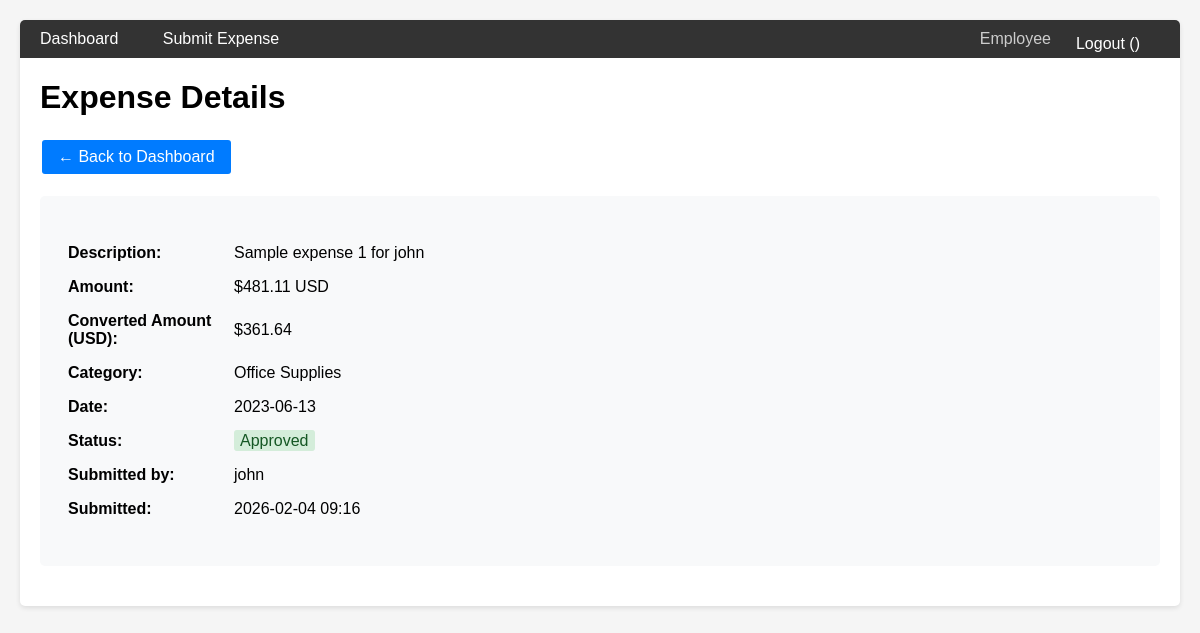
The app's page /expense/1 (signed in) with its own data.
### models.py (models this page shows, shortened)
class User(db.Model):
    id = db.Column(db.Integer, primary_key=True)
    username = db.Column(db.String(80), unique=True, nullable=False)
    email = db.Column(db.String(120), unique=True, nullable=False)
    password_hash = db.Column(db.String(255), nullable=False)
    role = db.Column(db.String(20), default='employee')
    department = db.Column(db.String(50), nullable=False, default='General')
    created_at = db.Column(db.DateTime, default=datetime.utcnow)

class Expense(db.Model):
    id = db.Column(db.Integer, primary_key=True)
    user_id = db.Column(db.Integer, db.ForeignKey('user.id'), nullable=False)
    category_id = db.Column(db.Integer, db.ForeignKey('category.id'), nullable=False)
    amount_original = db.Column(db.Float, nullable=False)
    currency_original = db.Column(db.String(3), nullable=False)
    amount_usd = db.Column(db.Float, nullable=False)
    description = db.Column(db.String(500), nullable=False)
    expense_date = db.Column(db.Date, nullable=False)
    status = db.Column(db.String(20), default='pending')
    approved_by = db.Column(db.Integer, db.ForeignKey('user.id'))
    approval_date = db.Column(db.DateTime)
    created_at = db.Column(db.DateTime, default=datetime.utcnow)

class Category(db.Model):
    id = db.Column(db.Integer, primary_key=True)
    name = db.Column(db.String(50), unique=True, nullable=False)
    description = db.Column(db.String(200))
    created_at = db.Column(db.DateTime, default=datetime.utcnow)

### app.py (the view)
@app.route('/expense/<int:expense_id>')
@login_required
def expense_detail(expense_id):
    expense = Expense.query.get_or_404(expense_id)
    category = Category.query.get(expense.category_id)
    user = User.query.get(expense.user_id)
    return render_template('expense_detail.html',
                         expense=expense,
                         category=category,
                         user=user)

### app.py (called while the page is built)
def login_required(f):
    @wraps(f)
    def wrapper(*args, **kwargs):
        if 'user_id' not in session:
            return redirect(url_for('login'))
        return f(*args, **kwargs)
    return wrapper

### templates/expense_detail.html (shortened to what this page needs)
{% extends "base.html" %}
{% block content %}
<h1>Expense Details</h1>
<a href="{{ url_for('dashboard') }}" class="btn">← Back to Dashboard</a>
<div style="background: #f8f9fa; padding: 20px; border-radius: 5px; margin: 20px 0;">
    <table style="border: none; width: 100%;">
        <tr><td style="border: none; width: 150px;"><strong>Description:</strong></td><td style="border: none;">{{ expense.description }}</td></tr>
        <tr><td style="border: none;"><strong>Amount:</strong></td><td style="border: none;">${{ "%.2f"|format(expense.amount_original) }} {{ expense.currency_original }}</td></tr>
        <tr><td style="border: none;"><strong>Converted Amount (USD):</strong></td><td style="border: none;">${{ "%.2f"|format(expense.amount_usd) }}</td></tr>
        <tr><td style="border: none;"><strong>Category:</strong></td><td style="border: none;">{{ category.name if category else 'Unknown' }}</td></tr>
        <tr><td style="border: none;"><strong>Date:</strong></td><td style="border: none;">{{ expense.expense_date.strftime('%Y-%m-%d') }}</td></tr>
        <tr><td style="border: none;"><strong>Status:</strong></td><td style="border: none;"><span class="status-{{ expense.status }}">{{ expense.status.title() }}</span></td></tr>
        <tr><td style="border: none;"><strong>Submitted by:</strong></td><td style="border: none;">{{ user.username if user else 'Unknown' }}</td></tr>
        <tr><td style="border: none;"><strong>Submitted:</strong></td><td style="border: none;">{{ expense.created_at.strftime('%Y-%m-%d %H:%M') if expense.created_at else 'Unknown' }}</td></tr>
    </table>
</div>
{% endblock %}

### templates/base.html (shortened to what this page needs)
<!DOCTYPE html>
<html lang="en">
<head>
</head>
<body>
    <div class="container">
        <nav>
            {% if session.user_id %}
                <a href="{{ url_for('dashboard') }}">Dashboard</a>
                <a href="{{ url_for('submit_expense_form') }}">Submit Expense</a>
                <a href="{{ url_for('logout') }}" style="float: right;">Logout ({{ session.username }})</a>
                <span style="float: right; margin-right: 15px; color: #ccc;">{{ session.role.title() }}</span>
            {% else %}
                <span style="color: white;">Expense Tracker</span>
            {% endif %}
        </nav>
        {% block content %}{% endblock %}
    </div>
</body>
</html>

### templates/base.html (style rules this page uses)
body { font-family: Arial, sans-serif; margin: 20px; background-color: #f5f5f5; }
.container { max-width: 1200px; margin: 0 auto; background: white; padding: 20px; border-radius: 5px; box-shadow: 0 2px 5px rgba(0,0,0,0.1); }
nav { background: #333; padding: 10px; margin: -20px -20px 20px -20px; border-radius: 5px 5px 0 0; }
nav a { color: white; text-decoration: none; margin-right: 20px; padding: 5px 10px; border-radius: 3px; }
table { width: 100%; border-collapse: collapse; margin: 20px 0; }
th, td { border: 1px solid #ddd; padding: 8px; text-align: left; }
.btn { background: #007bff; color: white; padding: 8px 16px; border: none; border-radius: 3px; cursor: pointer; text-decoration: none; display: inline-block; margin: 2px; }
.status-approved { color: #155724; background: #d4edda; padding: 2px 6px; border-radius: 3px; }

### records on screen
User: role "Employee", username "john"
Expense: description "Sample expense 1 for john", amount_original "481.11", currency_original "USD", amount_usd "361.64", expense_date "2023-06-13", status "Approved", created_at "2026-02-04 09:16"
Category: name "Office Supplies"
